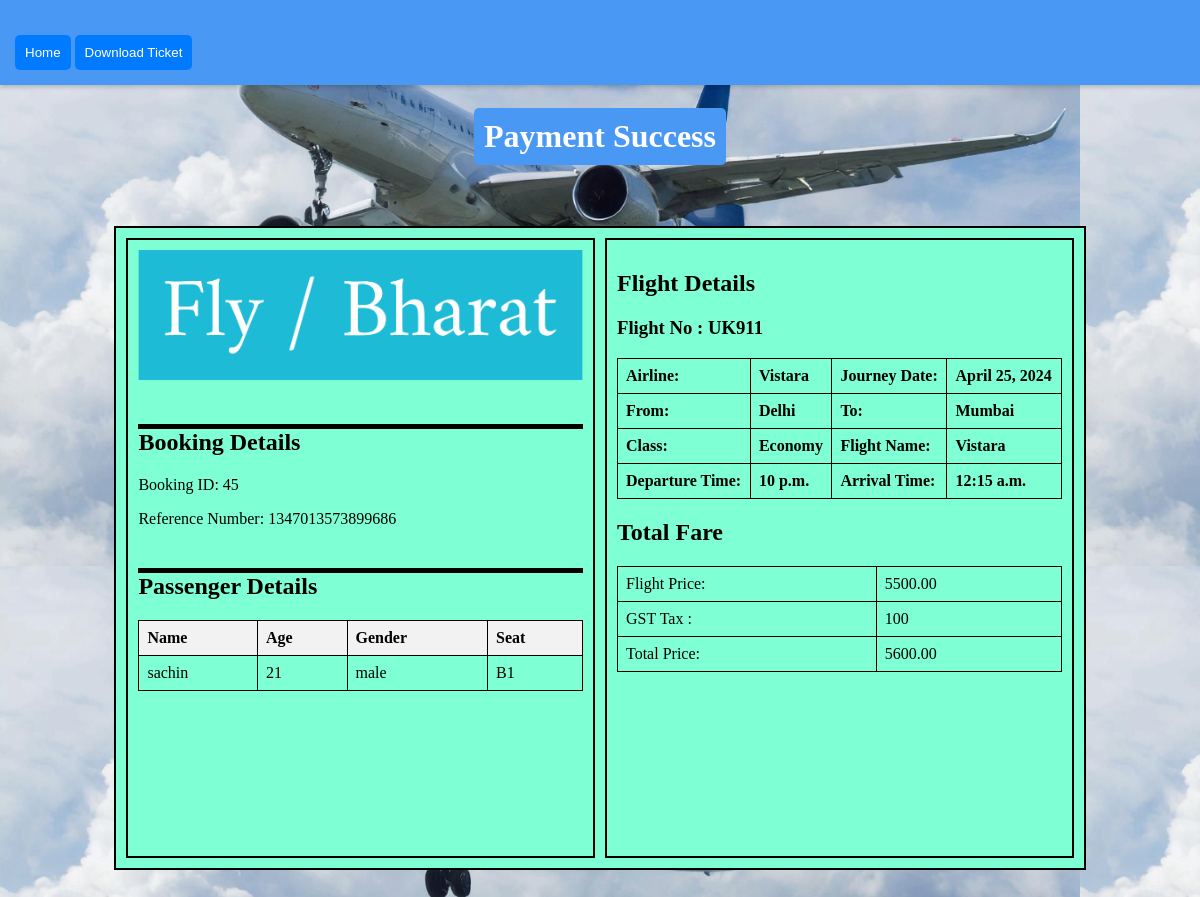
/payment_success/45 (signed in), run on the app's committed database.
### apps/models.py (models this page shows, shortened)
class Booking(models.Model):
    user=models.ForeignKey(User, on_delete=models.CASCADE,null=True)
    flight = models.ForeignKey(Flight, on_delete=models.CASCADE, null=True,default=1)
    departure_date = models.DateField(null=True)
    class_type = models.CharField(max_length=50,null=True)
    flight_fare = models.DecimalField(max_digits=10, decimal_places=2)

class Payment(models.Model):
    STATUS_CHOICES = [
        ('fail', 'Fail'),
        ('pass', 'Pass'),
    ]
    booking = models.ForeignKey('Booking', on_delete=models.CASCADE)
    reference = models.CharField(max_length=100)
    amount = models.DecimalField(max_digits=10, decimal_places=2)
    payment_date = models.DateTimeField(auto_now_add=True)
    paid = models.CharField(max_length=10, choices=STATUS_CHOICES, default='fail')

class Passenger(models.Model):
    booking = models.ForeignKey(
        'Booking',
        related_name='passengers',
        on_delete=models.CASCADE
    )
    flight_id = models.IntegerField(null=True)
    name = models.CharField(
        _('Name'),
        max_length=100,
        null=True,
        blank=True
    )
    age = models.IntegerField(
        _('Age'),
        null=True,
        blank=True
    )
    gender = models.CharField(max_length=10, choices=[('male', 'Male'), ('female', 'Female'), ('other', 'Other')],null=True)
    contact_number = models.CharField(
        _('Contact Number'),
        max_length=20,
        default='2122112'
    )
    email = models.EmailField(
        _('Email'),
        default='noreply@example.com'
    )
    seat = models.CharField(max_length=3,null=True)

class Flight(models.Model):
    airline = models.CharField(max_length=100)
    flight_number = models.CharField(max_length=20)
    departure_date = models.DateField()
    departure_time = models.TimeField()
    arrival_time = models.TimeField()
    from_location = models.CharField(max_length=100)
    to_location = models.CharField(max_length=100)
    price = models.DecimalField(max_digits=10, decimal_places=2)
    class_type = models.CharField(max_length=20)
    total_seat = models.IntegerField(default=0)
    is_available = models.BooleanField(default=True)

### apps/views.py (the view)
# urls.py: path('payment_success/<int:booking_id>', views.payment_success, name='payment_success'),
@login_required
def payment_success(request, booking_id):
    booking = get_object_or_404(Booking, pk=booking_id)
    payment = get_object_or_404(Payment, booking_id=booking_id)
    passengers = Passenger.objects.filter(booking=booking)
    flight = get_object_or_404(Flight, id=booking.flight_id)
    context = {
        'booking': booking,
        'reference_number': payment.reference,
        'passengers': passengers,
        'fare':payment,
        'flight':flight,
    }
    return render(request, 'payment_success.html', context)

### apps/templates/payment_success.html (shortened to what this page needs)
{% load static %}
<!DOCTYPE html>
<html lang="en">
  <head>
  </head>
  <body onload="generateBarcode()">
    <div class="top-bar">
      <button class="home-button" onclick="goToHome()">Home</button>
      <button class="download-button" onclick="downloadPDF()">
        Download Ticket
      </button>
    </div>
    <h1>Payment Success</h1>
    <div class="main-container" id="main-container">
      <div class="container">
        <img
          class="rectangle-image"
          src="{% static 'img/logo.png' %}"
          alt="Plane Image"
        />
        <hr />
        <h2>Booking Details</h2>
        <p>Booking ID: {{ booking.pk }}</p>
        <p>Reference Number: {{ reference_number }}</p>
        <hr />
        <h2>Passenger Details</h2>
        <table>
          <tr>
            <th>Name</th>
            <th>Age</th>
            <th>Gender</th>
            <th>Seat</th>
          </tr>
          {% for passenger in passengers %}
          <tr>
            <td>{{ passenger.name }}</td>
            <td>{{ passenger.age }}</td>
            <td>{{ passenger.gender }}</td>
            <td>{{ passenger.seat }}</td>
          </tr>
          {% endfor %}
        </table>
      </div>
      <div class="second-container">
        <h2>Flight Details</h2>
        <h3>Flight No : {{flight.flight_number}}</h3>
        <table>
          <tr>
            <td><strong> Airline: </strong></td>
            <td><strong>{{flight.airline}}</strong></td>
            <td><strong>Journey Date:</strong></td>
            <td><strong>{{booking.departure_date}}</strong></td>
          </tr>
          <tr>
            <td><strong>From:</strong></td>
            <td><strong>{{flight.from_location}}</strong></td>
            <td><strong>To:</strong></td>
            <td><strong>{{flight.to_location}}</strong></td>
          </tr>
          <tr>
            <td><strong>Class:</strong></td>
            <td><strong>{{booking.class_type}}</strong></td>
            <td><strong>Flight Name:</strong></td>
            <td><strong>{{flight.airline}}</strong></td>
          </tr>
          <tr>
            <td><strong>Departure Time:</strong></td>
            <td><strong>{{flight.departure_time}}</strong></td>
            <td><strong>Arrival Time:</strong></td>
            <td><strong>{{flight.arrival_time}}</strong></td>
          </tr>
        </table>
        <h2>Total Fare</h2>
        <table>
          <tr>
            <td>Flight Price:</td>
            <td>{{flight.price}}</td>
          </tr>
          <tr>
            <td>GST Tax :</td>
            <td>100</td>
          </tr>
          <tr>
            <td>Total Price:</td>
            <td>{{fare.amount}}</td>
          </tr>
        </table>
        <div class="barcode">
          <svg id="barcode"></svg>
        </div>
      </div>
    </div>
  </body>
</html>

### data on the page
Booking: pk "45", departure_date "April 25, 2024", class_type "Economy"
Payment: reference "1347013573899686", amount "5600.00"
Passenger: name "sachin", age "21", gender "male", seat "B1"
Flight: flight_number "UK911", airline "Vistara", from_location "Delhi", to_location "Mumbai", departure_time "10 p.m.", arrival_time "12:15 a.m.", price "5500.00"
